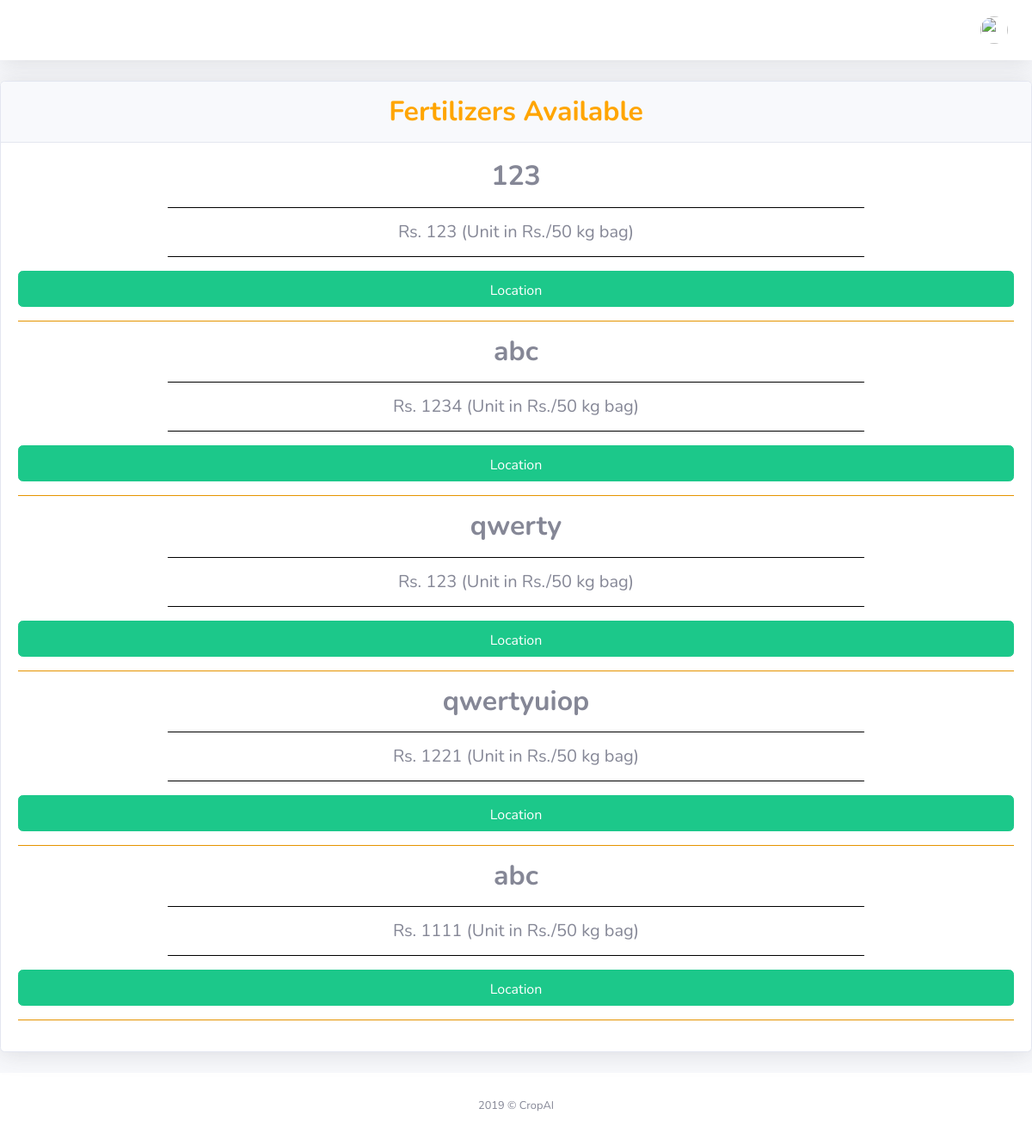
The app's page /fertilizer/, older data.
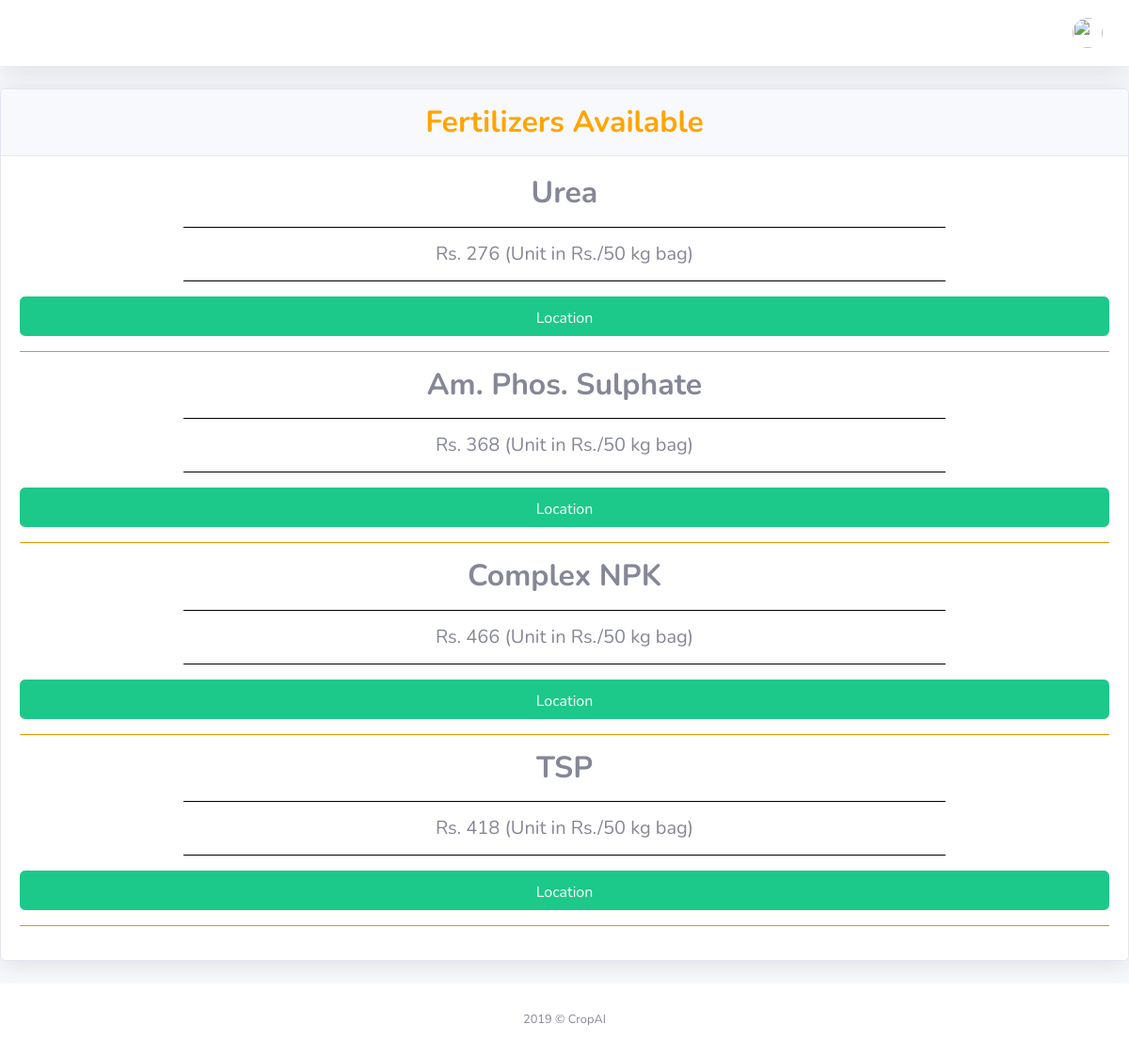
The same page, newer data.
### fertilizer_shop/models.py (models this page shows)
class fertilizer_data(models.Model):
    name = models.CharField(max_length=30)
    price = models.IntegerField()
    buyer = models.CharField(max_length=30)

### fertilizer/views.py (the view)
# urls.py: path('', include('home.urls')),
def home(request):
	fertilizer = fertilizer_data.objects.all()
	return render(request,'home/fertilizer.html', {'fertilizer': fertilizer})

### home/templates/home/fertilizer.html (shortened to what this page needs)
{% extends 'home/base.html' %}
{% load static %}
    {% block head %}
        <link rel="stylesheet" type="text/css" href="https://cdnjs.cloudflare.com/ajax/libs/sweetalert/1.1.3/sweetalert.css">
    {% endblock head %}
    {% block content %}
        <div class="card shadow mb-4">
            <div class="card-header py-3">
                <h2 class="m-0 font-weight-bold" style="color:orange;" align="Center">Fertilizers Available</h2>
            </div>
            <div class="card-body text-center">
                {% for fertilizer_d in fertilizer %}
                    <h2><div class="fig-author-figure-title" align="center"><b>{{fertilizer_d.name}}</b></div></h2>
                    <hr color="black" width="70%"/>
                    <h5><div class="fig-author-figure-title" align="center" > Rs. {{ fertilizer_d.price }} (Unit in Rs./50 kg bag)</b></div></h5>
                    <hr color="black" width="70%"/>
                    <button onclick="justbuy();" style="padding-top:10px; " class="btn btn-success btn-block"> Location </button>
                    <hr color="orange" width="100%"/>
                {% endfor %}
            </div>
        </div>
    {% endblock content %}

Row changes from the older to the newer data that the page shows:
removed fertilizer_data: name "123", price "123"
removed fertilizer_data: name "abc", price "1234"
removed fertilizer_data: name "qwerty", price "123"
removed fertilizer_data: name "qwertyuiop", price "1221"
removed fertilizer_data: name "abc", price "1111"
added fertilizer_data: name "Urea", price "276"
added fertilizer_data: name "Am. Phos. Sulphate", price "368"
added fertilizer_data: name "Complex NPK", price "466"
added fertilizer_data: name "TSP", price "418"
